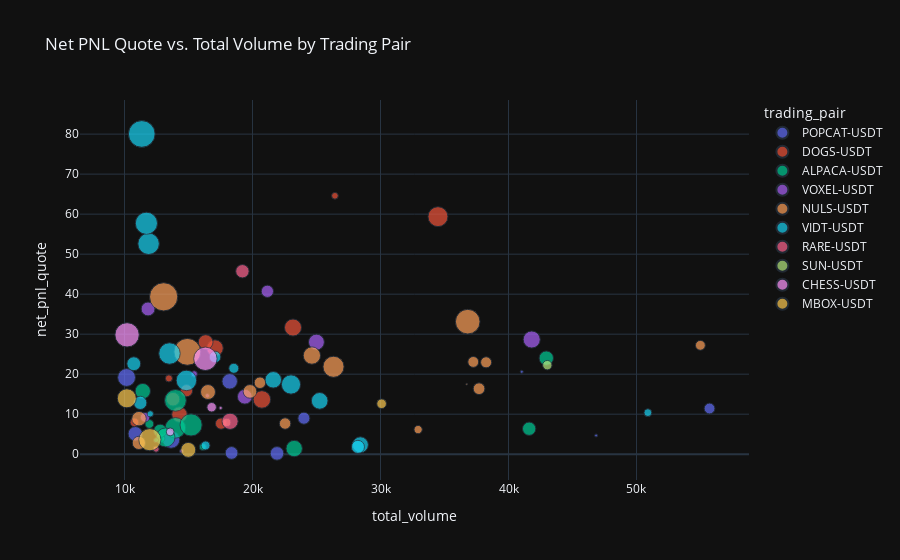

Notebook source saved alongside this figure:
### Code cell
import plotly.express as px

# Create a new column with custom hover text
results_df['custom_hover_text'] = results_df.apply(lambda row: f"""
Pair: {row['config']['trading_pair']}
<br>Volume: {row['total_volume']}
<br>PNL: {row['net_pnl_quote']}
<br>Close types: {row['close_types']}

Config:
<br>Id: {row["experiment_id"]}
<br>BB Length: {row['config']['bb_length']}
<br>BB Std: {row['config']['bb_std']}
<br>Take profit: {row['config']['take_profit']}
<br>Stop loss: {row['config']['stop_loss']}
<br>Time limit: {row['config']['time_limit']}
<br>DCA Spreads: {row['config']['dca_spreads']}
<br>DCA Amounts: {row['config']['dca_amounts_pct']}
""", axis=1)

# Create the scatter plot with the custom hover text
fig = px.scatter(
    results_df[(results_df["net_pnl_quote"] > 0) & (results_df["sharpe_ratio"] > 0) & (results_df["total_volume"] > 10000)],
    x="total_volume",
    y="net_pnl_quote",
    size="sharpe_ratio",
    color="trading_pair",  # Color by trading_pair
    hover_data={"custom_hover_text": True},  # Show the custom hover text
    color_discrete_sequence=px.colors.qualitative.Plotly,  # Optional: use a specific color sequence
    title="Net PNL Quote vs. Total Volume by Trading Pair"
)

# Show the figure
fig.show()
